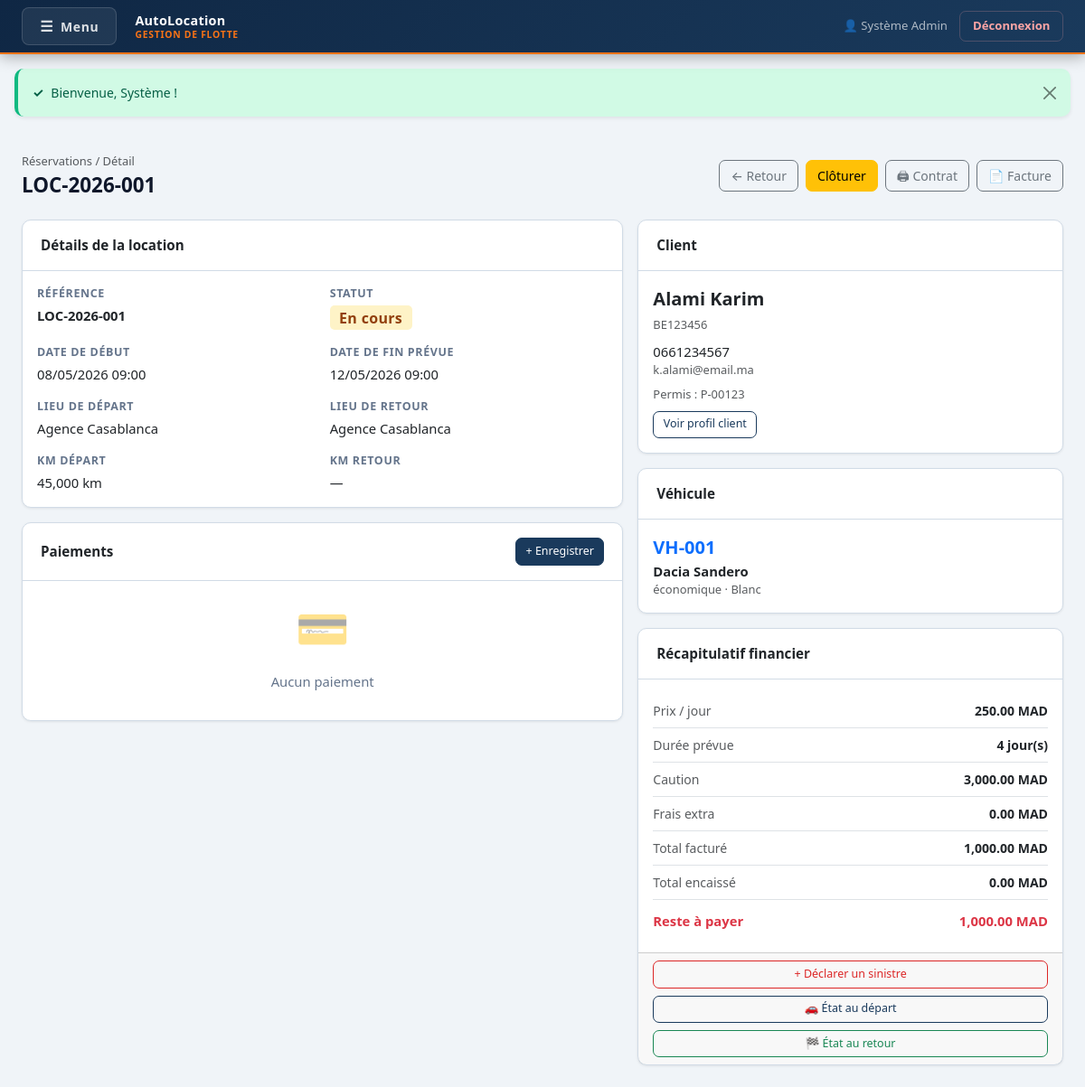
/reservations/view.php?id=1 (signed in), run on the app's committed database.
### tables this page shows
CREATE TABLE IF NOT EXISTS `reservations` (
  `id`                   INT(11)       NOT NULL AUTO_INCREMENT,
  `reference`            VARCHAR(30)   DEFAULT NULL,
  `client_id`            INT(11)       NOT NULL,
  `vehicle_id`           INT(11)       NOT NULL,
  `statut`               ENUM('en attente','confirmée','en cours','terminée','annulée') DEFAULT 'en attente',
  `date_debut`           DATETIME      NOT NULL,
  `date_fin_prevue`      DATETIME      NOT NULL,
  `date_retour_effectif` DATETIME      DEFAULT NULL,
  `lieu_depart`          VARCHAR(150)  DEFAULT NULL,
  `lieu_retour`          VARCHAR(150)  DEFAULT NULL,
  `km_depart`            INT(11)       DEFAULT NULL,
  `km_retour`            INT(11)       DEFAULT NULL,
  `prix_jour`            DECIMAL(10,2) DEFAULT NULL,
  `nb_jours`             INT(11)       DEFAULT NULL,
  `caution`              DECIMAL(10,2) DEFAULT 0.00,
  `montant_total`        DECIMAL(10,2) DEFAULT NULL,
  `frais_extra`          DECIMAL(10,2) DEFAULT 0.00,
  `commentaire`          TEXT          DEFAULT NULL,
  `created_by`           INT(11)       DEFAULT NULL,
  `created_at`           TIMESTAMP     NOT NULL DEFAULT CURRENT_TIMESTAMP,
  PRIMARY KEY (`id`),
  UNIQUE KEY `reference` (`reference`),
  KEY `client_id` (`client_id`),
  KEY `vehicle_id` (`vehicle_id`),
  KEY `created_by` (`created_by`),
  CONSTRAINT `res_client_fk`  FOREIGN KEY (`client_id`)  REFERENCES `clients`(`id`),
  CONSTRAINT `res_vehicle_fk` FOREIGN KEY (`vehicle_id`) REFERENCES `vehicles`(`id`),
  CONSTRAINT `res_user_fk`    FOREIGN KEY (`created_by`) REFERENCES `users`(`id`) ON DELETE SET NULL
);

CREATE TABLE IF NOT EXISTS `clients` (
  `id`                INT(11)      NOT NULL AUTO_INCREMENT,
  `nom`               VARCHAR(100) NOT NULL,
  `prenom`            VARCHAR(100) NOT NULL,
  `email`             VARCHAR(150) DEFAULT NULL,
  `telephone`         VARCHAR(20)  DEFAULT NULL,
  `adresse`           TEXT         DEFAULT NULL,
  `cin`               VARCHAR(30)  DEFAULT NULL,
  `permis_numero`     VARCHAR(50)  DEFAULT NULL,
  `permis_categorie`  VARCHAR(20)  DEFAULT 'B',
  `permis_expiration` DATE         DEFAULT NULL,
  `type_client`       ENUM('particulier','entreprise') DEFAULT 'particulier',
  `entreprise`        VARCHAR(150) DEFAULT NULL,
  `statut`            ENUM('actif','suspendu','liste_noire') DEFAULT 'actif',
  `notes`             TEXT         DEFAULT NULL,
  `created_at`        TIMESTAMP    NOT NULL DEFAULT CURRENT_TIMESTAMP,
  PRIMARY KEY (`id`),
  UNIQUE KEY `cin` (`cin`)
);

CREATE TABLE IF NOT EXISTS `vehicles` (
  `id`                    INT(11)        NOT NULL AUTO_INCREMENT,
  `numero`                VARCHAR(50)    NOT NULL,
  `immatriculation`       VARCHAR(20)    DEFAULT NULL,
  `marque`                VARCHAR(100)   DEFAULT NULL,
  `modele`                VARCHAR(100)   DEFAULT NULL,
  `annee`                 INT(11)        DEFAULT NULL,
  `couleur`               VARCHAR(50)    DEFAULT NULL,
  `nb_places`             INT(11)        DEFAULT 5,
  `categorie`             ENUM('économique','berline','SUV','premium','utilitaire') DEFAULT 'berline',
  `kilometrage`           INT(11)        DEFAULT 0,
  `statut`                ENUM('disponible','loué','maintenance','indisponible') DEFAULT 'disponible',
  `prix_jour`             DECIMAL(10,2)  DEFAULT 0.00,
  `caution`               DECIMAL(10,2)  DEFAULT 0.00,
  `type_vidange`          VARCHAR(100)   DEFAULT NULL,
  `intervalle_vidange`    INT(11)        DEFAULT 10000,
  `derniere_vidange_km`   INT(11)        DEFAULT NULL,
  `date_derniere_vidange` DATE           DEFAULT NULL,
  `created_at`            TIMESTAMP      NOT NULL DEFAULT CURRENT_TIMESTAMP,
  PRIMARY KEY (`id`),
  UNIQUE KEY `numero` (`numero`)
);

### models/ReservationModel.php (called while the page is built, shortened)
<?php
class ReservationModel {
    private $conn;
    public function __construct($db) {
        $this->conn = $db;
    }
    public function getById($id) {
        $stmt = $this->conn->prepare("
            SELECT r.*,
                   c.nom AS client_nom, c.prenom AS client_prenom, c.telephone AS client_tel,
                   c.cin AS client_cin, c.permis_numero, c.email AS client_email,
                   v.numero AS vehicle_numero, v.marque, v.modele, v.categorie, v.couleur
            FROM reservations r
            JOIN clients  c ON r.client_id  = c.id
            JOIN vehicles v ON r.vehicle_id = v.id
            WHERE r.id=?
        ");
        $stmt->execute([$id]);
        return $stmt->fetch();
    }
}

### reservations/view.php (the view, shortened to what this page needs)
<?php
require_once "../models/ReservationModel.php";
$db    = new Database();
$conn  = $db->getConnection();
$model = new ReservationModel($conn);
$id = (int)($_GET['id'] ?? 0);
$r = $model->getById($id);
$paiements = $conn->prepare("SELECT * FROM paiements WHERE reservation_id=? ORDER BY date_paiement");
$paiements->execute([$id]);
$paiements = $paiements->fetchAll();
$totalPaye  = array_sum(array_column($paiements, 'montant'));
$rBadge = [
    'en attente' => 'bg-secondary',
    'confirmée'  => 'bg-primary',
    'en cours'   => 'badge-encours',
    'terminée'   => 'badge-terminee',
    'annulée'    => 'badge-annulee',
];
?>
<!DOCTYPE html>
<html lang="fr">
<head>
  <link href="https://cdn.jsdelivr.net/npm/bootstrap@5.3.3/dist/css/bootstrap.min.css" rel="stylesheet">
  <link href="/location/style.css" rel="stylesheet">
</head>
<body>
<?php include "../includes/navbar.php"; ?>
<?php include "../includes/flash.php"; ?>
<div class="container-fluid px-4 py-4">
  <div class="page-header">
    <div>
      <div class="text-muted small mb-1">
        <a href="index.php" class="text-decoration-none text-muted">Réservations</a> / Détail
      </div>
      <h1 class="page-title"><?= htmlspecialchars($r['reference']) ?></h1>
    </div>
    <div class="d-flex gap-2">
      <a href="index.php" class="btn btn-outline-secondary">← Retour</a>
      <?php if (in_array($r['statut'], ['en attente','confirmée'])): ?>
        <a href="edit.php?id=<?= $id ?>" class="btn btn-primary">Modifier</a>
        <a href="start.php?id=<?= $id ?>" class="btn btn-success" onclick="return confirm('Démarrer la location ?')">Démarrer</a>
      <?php elseif ($r['statut'] === 'en cours'): ?>
        <a href="finish.php?id=<?= $id ?>" class="btn btn-warning">Clôturer</a>
      <?php endif; ?>
      <a href="pdf.php?id=<?= $id ?>" class="btn btn-outline-secondary" target="_blank">🖨 Contrat</a>
      <a href="invoice.php?id=<?= $id ?>" class="btn btn-outline-secondary" target="_blank">📄 Facture</a>
    </div>
  </div>
  <div class="row g-3">
    <div class="col-lg-7">
      <div class="card mb-3">
        <div class="card-header">Détails de la location</div>
        <div class="card-body">
          <div class="row g-3">
            <div class="col-sm-6">
              <div class="info-label">Référence</div>
              <div class="fw-semibold"><?= htmlspecialchars($r['reference']) ?></div>
            </div>
            <div class="col-sm-6">
              <div class="info-label">Statut</div>
              <span class="badge <?= $rBadge[$r['statut']] ?? 'bg-secondary' ?> fs-6"><?= ucfirst($r['statut']) ?></span>
            </div>
            <div class="col-sm-6">
              <div class="info-label">Date de début</div>
              <div><?= date('d/m/Y H:i', strtotime($r['date_debut'])) ?></div>
            </div>
            <div class="col-sm-6">
              <div class="info-label">Date de fin prévue</div>
              <div><?= date('d/m/Y H:i', strtotime($r['date_fin_prevue'])) ?></div>
            </div>
            <div class="col-sm-6">
              <div class="info-label">Lieu de départ</div>
              <div><?= htmlspecialchars($r['lieu_depart'] ?: '—') ?></div>
            </div>
            <div class="col-sm-6">
              <div class="info-label">Lieu de retour</div>
              <div><?= htmlspecialchars($r['lieu_retour'] ?: '—') ?></div>
            </div>
            <div class="col-sm-6">
              <div class="info-label">Km départ</div>
              <div><?= $r['km_depart'] ? number_format($r['km_depart']) . ' km' : '—' ?></div>
            </div>
            <div class="col-sm-6">
              <div class="info-label">Km retour</div>
              <div><?= $r['km_retour'] ? number_format($r['km_retour']) . ' km' : '—' ?></div>
            </div>
          </div>
        </div>
      </div>
      <div class="card mb-3">
        <div class="card-header d-flex justify-content-between align-items-center">
          <span>Paiements</span>
          <a href="/location/paiements/add.php?reservation_id=<?= $id ?>" class="btn btn-sm btn-success">+ Enregistrer</a>
        </div>
        <div class="card-body p-0">
          <?php if (empty($paiements)): ?>
            <div class="empty-state py-3"><span class="empty-icon">💳</span><p>Aucun paiement</p></div>
          <?php endif; ?>
        </div>
      </div>
    </div>
    <div class="col-lg-5">
      <div class="card mb-3">
        <div class="card-header">Client</div>
        <div class="card-body">
          <div class="fw-bold fs-5 mb-1"><?= htmlspecialchars($r['client_nom'] . ' ' . $r['client_prenom']) ?></div>
          <div class="text-muted small mb-2"><?= htmlspecialchars($r['client_cin'] ?: '') ?></div>
          <div><?= htmlspecialchars($r['client_tel'] ?: '—') ?></div>
          <div class="text-muted small"><?= htmlspecialchars($r['client_email'] ?: '') ?></div>
          <div class="mt-2 text-muted small">Permis : <?= htmlspecialchars($r['permis_numero'] ?: '—') ?></div>
          <a href="/location/clients/view.php?id=<?= $r['client_id'] ?>" class="btn btn-sm btn-outline-primary mt-2">Voir profil client</a>
        </div>
      </div>
      <div class="card mb-3">
        <div class="card-header">Véhicule</div>
        <div class="card-body">
          <div class="fw-bold text-primary fs-5"><?= htmlspecialchars($r['vehicle_numero']) ?></div>
          <div class="fw-semibold"><?= htmlspecialchars($r['marque'] . ' ' . $r['modele']) ?></div>
          <div class="text-muted small"><?= htmlspecialchars($r['categorie']) ?> · <?= htmlspecialchars($r['couleur'] ?: '—') ?></div>
        </div>
      </div>
      <div class="card">
        <div class="card-header">Récapitulatif financier</div>
        <div class="card-body">
          <?php $rows = [
            'Prix / jour'    => number_format($r['prix_jour'] ?? 0, 2) . ' MAD',
            'Durée prévue'   => ($r['nb_jours'] ?: '—') . ' jour(s)',
            'Caution'        => number_format($r['caution'] ?? 0, 2) . ' MAD',
            'Frais extra'    => number_format($r['frais_extra'] ?? 0, 2) . ' MAD',
            'Total facturé'  => number_format($r['montant_total'] ?? 0, 2) . ' MAD',
            'Total encaissé' => number_format($totalPaye, 2) . ' MAD',
          ]; ?>
          <?php foreach ($rows as $lbl => $val): ?>
          <div class="d-flex justify-content-between py-2 border-bottom" style="font-size:.875rem">
            <span class="text-muted"><?= $lbl ?></span>
            <span class="fw-semibold"><?= $val ?></span>
          </div>
          <?php endforeach; ?>
          <?php if ($r['montant_total'] > $totalPaye): ?>
          <div class="d-flex justify-content-between py-2 text-danger fw-bold mt-1">
            <span>Reste à payer</span>
            <span><?= number_format($r['montant_total'] - $totalPaye, 2) ?> MAD</span>
          </div>
          <?php endif; ?>
        </div>
        <?php if ($r['statut'] !== 'terminée' && $r['statut'] !== 'annulée'): ?>
        <div class="card-footer d-flex flex-column gap-2">
          <a href="/location/sinistres/add.php?reservation_id=<?= $id ?>&vehicle_id=<?= $r['vehicle_id'] ?>&client_id=<?= $r['client_id'] ?>"
             class="btn btn-sm btn-outline-danger w-100">+ Déclarer un sinistre</a>
          <a href="/location/etat-vehicule/add.php?reservation_id=<?= $id ?>&type=depart"
             class="btn btn-sm btn-outline-primary w-100">🚗 État au départ</a>
          <a href="/location/etat-vehicule/add.php?reservation_id=<?= $id ?>&type=retour"
             class="btn btn-sm btn-outline-success w-100">🏁 État au retour</a>
        </div>
        <?php endif; ?>
      </div>
    </div>
  </div>
</div>
</body>
</html>

### style.css (style rules this page uses)
:root { --primary: #1a3a5c; --primary-dark: #102640; --accent: #f97316; --accent-dark: #ea6c0a; --danger: #dc2626; --danger-dark: #b91c1c; --bg: #f0f4f8; --surface: #ffffff; --border: #d1dbe6; --text: #0f172a; --text-muted: #64748b; --nav-bg: #0f2744; --radius: 10px; --shadow-sm: 0 1px 3px rgba(0,0,0,.08); --shadow: 0 4px 12px rgba(0,0,0,.1); --shadow-lg: 0 8px 28px rgba(0,0,0,.13); --transition: .2s ease; }
*, *::before, *::after { box-sizing: border-box; }
body { background: var(--bg); font-family: 'Segoe UI', system-ui, -apple-system, sans-serif; color: var(--text); font-size: .925rem; min-height: 100vh; }
.page-header { display: flex; align-items: center; justify-content: space-between; margin-bottom: 1.5rem; }
.page-title { font-size: 1.4rem; font-weight: 700; margin: 0; color: var(--text); }
.card { border: 1px solid var(--border); border-radius: var(--radius); box-shadow: var(--shadow-sm); background: var(--surface); }
.card-header { background: transparent; border-bottom: 1px solid var(--border); padding: 1rem 1.25rem; font-weight: 600; font-size: .95rem; }
.badge { padding: .35em .65em; font-size: .72rem; font-weight: 600; border-radius: 5px; letter-spacing: .02em; }
.badge-encours { background: #fef3c7; color: #92400e; }
.btn { font-weight: 500; border-radius: 7px; transition: all var(--transition); font-size: .875rem; }
.btn-success { background: var(--primary); border-color: var(--primary); color: #fff; }
.btn-outline-primary { border-color: var(--primary); color: var(--primary); }
.btn-outline-danger { border-color: var(--danger); color: var(--danger); }
.btn-sm { font-size: .78rem; padding: .3rem .65rem; }
.empty-state { text-align: center; padding: 3rem 1rem; color: var(--text-muted); }
.empty-state .empty-icon { font-size: 3rem; margin-bottom: .75rem; opacity: .45; display: block; }
.info-label { font-weight: 600; color: var(--text-muted); font-size: .78rem; text-transform: uppercase; letter-spacing: .05em; margin-bottom: .2rem; }
.card { animation: fadeInUp .35s ease both; }
.page-header { animation: fadeInUp .3s ease both; }
.btn-success { animation: btnPulse 2.5s infinite; }
.badge-encours, .badge-pulse { animation: badgeGlow 2s infinite; }

### data on the page
reservations: reference "LOC-2026-001", statut "En cours", date_debut "08/05/2026 09:00", date_fin_prevue "12/05/2026 09:00", lieu_depart "Agence Casablanca", lieu_retour "Agence Casablanca", km_depart "45,000", client.prenom "Alami Karim", client.cin "BE123456", client.telephone "0661234567", client.email "k.alami@email.ma", client.permis_numero "P-00123", vehicle.numero "VH-001", vehicle.modele "Dacia Sandero", vehicle.categorie "économique", vehicle.couleur "Blanc", $r['montant_total']-$totalPaye "1,000.00"

### other printed values
$_SESSION['user_nom'] "Système Admin"
$icon "✓"
$f['msg'] "Bienvenue, Système !"
$lbl "Prix / jour"
$val "250.00 MAD"
$lbl "Durée prévue"
$val "4 jour(s)"
$lbl "Caution"
$val "3,000.00 MAD"
$lbl "Frais extra"
$val "0.00 MAD"
$lbl "Total facturé"
$val "1,000.00 MAD"
$lbl "Total encaissé"
